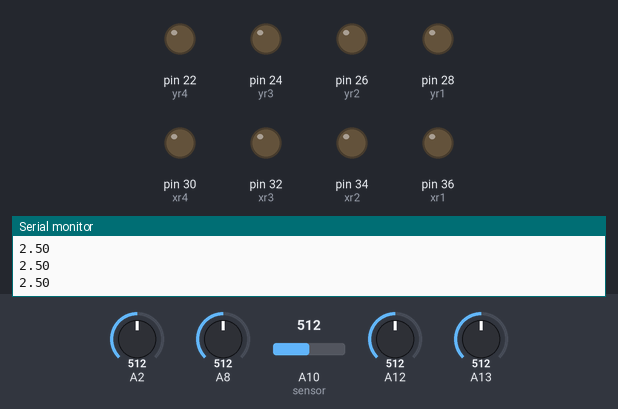
This sketch was run on a simulated Arduino Mega 2560, built with avr-gcc and run on an emulated ATmega2560. On the bench: output pins drawn as LEDs (lit = HIGH), the last lines printed to the serial monitor. Dashed ring = blinking. The inputs (shaded band) are chosen by the test bench; at power-on: A12 = 512, A13 = 512, A2 = 512, A8 = 512, A10 (sensor) = 512.

Above: at 3.5 s.
3.6 s: A12 set to 595
At 5.2 s:
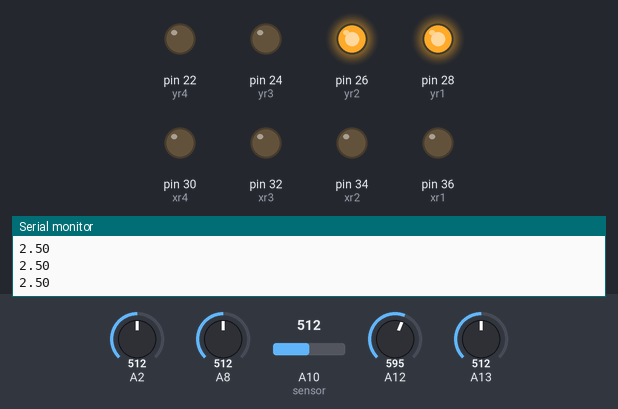
7.2 s: A12 set to 621
At 8.36 s:
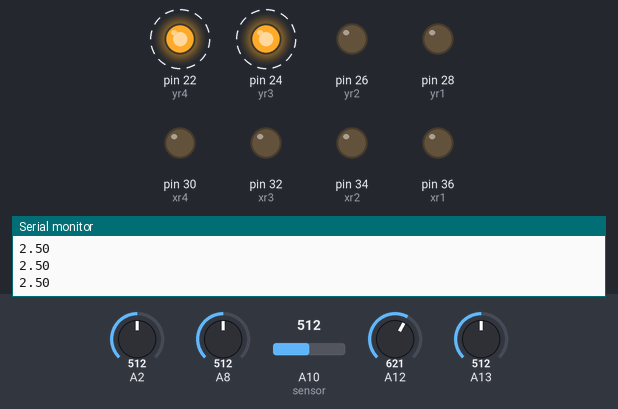
11.8 s: A13 set to 604
15.4 s: A13 set to 629
At 17.3 s:
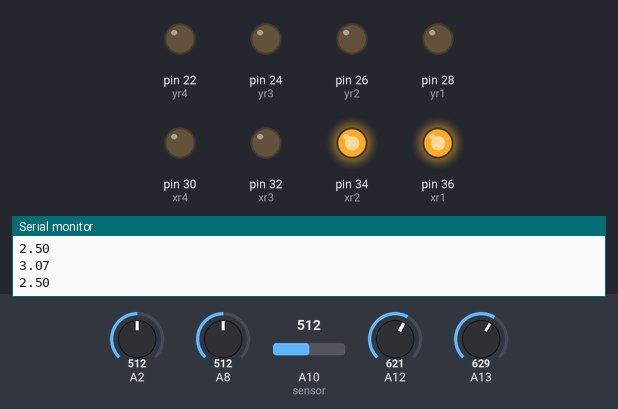
Timing chart, 0 to 18.8 s (numbered marks = the images above; inputs shaded):
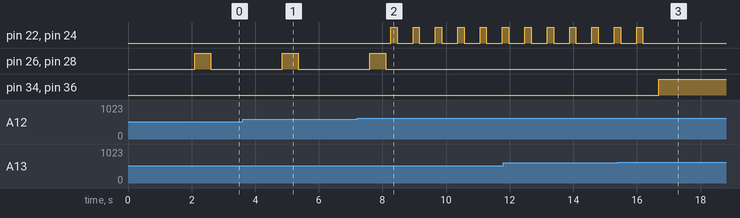

Measured:
- the behaviour switches between 613 and 614 on A12 (found by bisection; images 1 and 2)
- the behaviour switches between 613 and 614 on A13 (found by bisection; images 2 and 3)
- after the input at 7.2 s, pin 22 (yr4), pin 24 (yr3): alternates HIGH for 0.20 s and LOW for 0.50 s, starting after 1.1 s; pin 26 (yr2), pin 28 (yr1): goes on until 8.1 s, then stays LOW
- after the input at 15.4 s, pin 22 (yr4), pin 24 (yr3): goes on until 16.2 s, then stays LOW; pin 34 (xr2), pin 36 (xr1): LOW → HIGH after 1.3 s

The sketch:

Y_AXIS_Check.ino
```cpp
 /*
  EGG eVENDING MACHINE CODE FOR Y AXIS TRIAL 1
 CC NARRENCER , TILAK , CPDO , DENNIS ASHOK

 */
int xr1 = 36;// x fwd
int xr2 = 34;
int xr3 = 32;// x rev
int xr4 = 30;

int yr1 = 28;// y relay fwd
int yr2 = 26;
int yr3 = 24;// y rev
int yr4 = 22;


int gr1 = 44; // gripper fwd
int gr2 = 42;
int gr3 = 40; // gripper rev
int gr4 = 38;

// the setup routine runs once when you press reset:
void setup() {
  Serial.begin(9600);
  // initialize the digital pin as an output.
  pinMode(yr1, OUTPUT);
  pinMode(yr2, OUTPUT);
  pinMode(yr3, OUTPUT);
  pinMode(yr4, OUTPUT);
  // x axis innitilaization
  pinMode(xr1, OUTPUT);
  pinMode(xr2, OUTPUT);
  pinMode(xr3, OUTPUT);
  pinMode(xr4, OUTPUT);

 }

// the loop routine runs over and over again forever:
void loop() {

  // Assuming the gripper is going to be on the Left First

// Write the left X
  int left_p_grip1 = analogRead(A10); //left position gripper proximity sensor
  float left_p_grip = left_p_grip1 * (5.0 / 1023.0);
  Serial.println(left_p_grip);

// Y axis move down

// Inside gripper
  int gripper_egg1 = analogRead(A12); // inside gripper
  float gripper_egg = gripper_egg1 * (5.0 / 1023.0);
  Serial.println(gripper_egg);

 // GRIPPER CENTER
  int gripper_c = analogRead(A8); // gripper center
  float gripper_center = gripper_c * (5.0 / 1023.0);
  Serial.println(gripper_center);

  // TOP SENSOR
  int top_sensor1 = analogRead(A13); // top_sensor
  float top_sensor = top_sensor1 * (5.0 / 1023.0);
  Serial.println(top_sensor);

   // TOP SENSOR
  int con_start1 = analogRead(A2); // otop_sensor
  float con_start = con_start1 * (5.0 / 1023.0);
  Serial.println(con_start);

  if (gripper_egg>3)
  {
  digitalWrite(yr3, HIGH);   // DOWN TURN ON
  digitalWrite(yr4,HIGH);
  delay(200);               //
  digitalWrite(yr3, LOW);   // DOWN TURN OFF
  digitalWrite(yr4,LOW);
  delay(500);
  }


 // Initilise and grip the egg
 else  if (gripper_egg<3)
 { // timing to be tuned better
  digitalWrite(yr3, LOW);   // DOWN TURN OFF
  digitalWrite(yr4,LOW);
  delay(1000);

  digitalWrite(gr3, HIGH);  // inverse TURN ON gripping action
  digitalWrite(gr4, HIGH);
  delay(1000);
  digitalWrite(gr3, LOW);  // inverse turn off, stop gripping action
  digitalWrite(gr4, LOW);
  delay(100);

  // move back y upwards after gripping
  if ( top_sensor<3)
  digitalWrite(yr1, HIGH);  // upwards TURN ON
  digitalWrite(yr2, HIGH);
  delay(500);
  digitalWrite(yr1, LOW);  // upwards TURN off
  digitalWrite(yr2, LOW);
  delay(150);
   }

   // actions to be taken after the gripper has reached the top
  if (top_sensor>3){

  // move the gripper to the center
  if(gripper_center<3)
 { digitalWrite(xr1, HIGH);   // RIGHT TURN ON
  digitalWrite(xr2,HIGH);
  delay(8000);               //
  digitalWrite(xr1, LOW);   //  TURN OFF
  digitalWrite(xr2,LOW);
  delay(200);
 }
  //code to move the egg tray down
  else
  {
  digitalWrite(yr3, HIGH);   // DOWN TURN ON
  digitalWrite(yr4,HIGH);
  delay(400);               //
  digitalWrite(yr3, LOW);   // DOWN TURN OFF
  digitalWrite(yr4,LOW);
  delay(200);
  }
  // conveyor on

  /* ungrip
  else if(con_start>3)
  {digitalWrite(gr1, HIGH);  // inverse TURN ON gripping action
  digitalWrite(gr2, HIGH);
  delay(8000);
  digitalWrite(gr1, LOW);  // inverse turn off, stop gripping action
  digitalWrite(gr2, LOW);
  delay(4000);} */

  // move back up
  if(top_sensor<3)
  {
   digitalWrite(yr1, HIGH);  // upwards TURN ON
  digitalWrite(yr2, HIGH);
  delay(200);
  digitalWrite(yr1, LOW);  // upwards TURN off
  digitalWrite(yr2, LOW);
  delay(300);
  }


  /*
  digitalWrite(yr1, HIGH);  // REVERSE TURN ON
  digitalWrite(yr2, HIGH);
  delay(3000);               // wait for a second
  digitalWrite(yr1, LOW);  // REVERSE TURN ON
  digitalWrite(yr2, LOW);
  delay(100);               // wait for a second
  */
}
}
```
